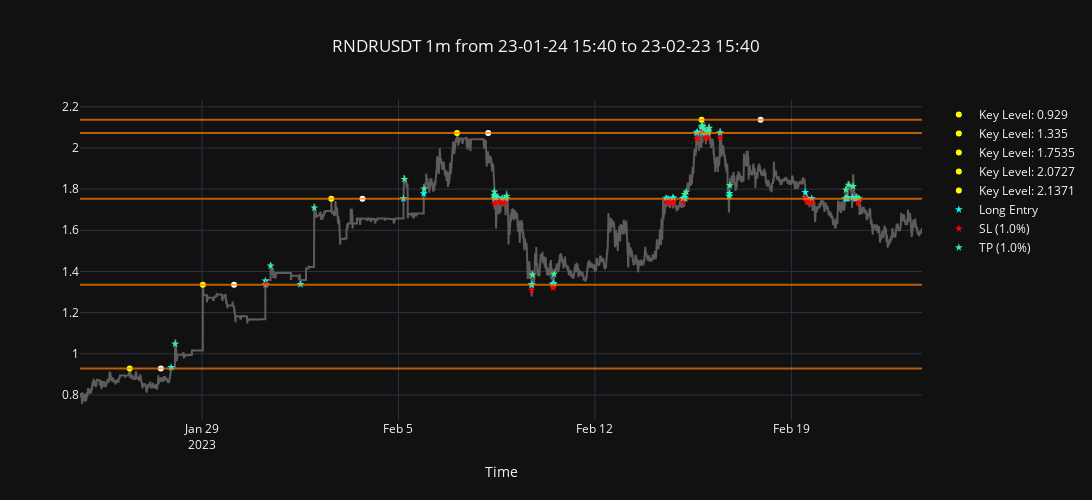
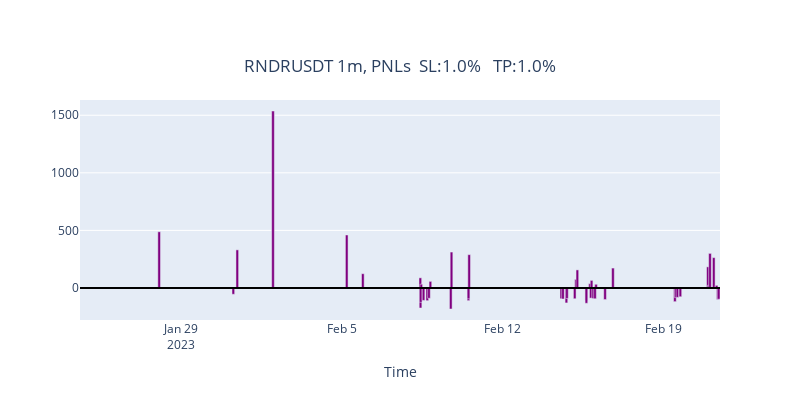
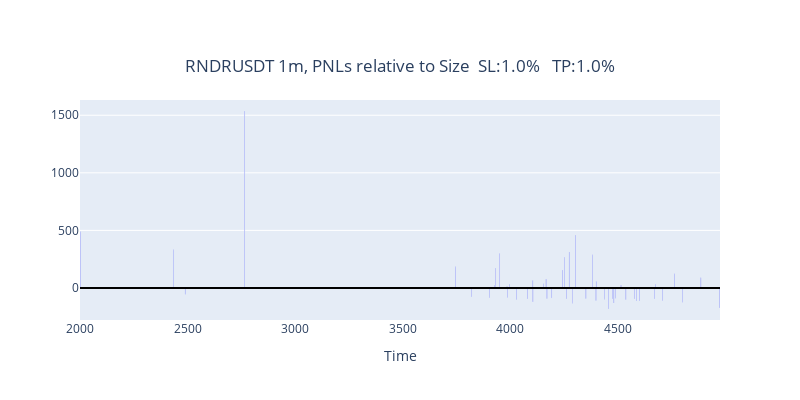
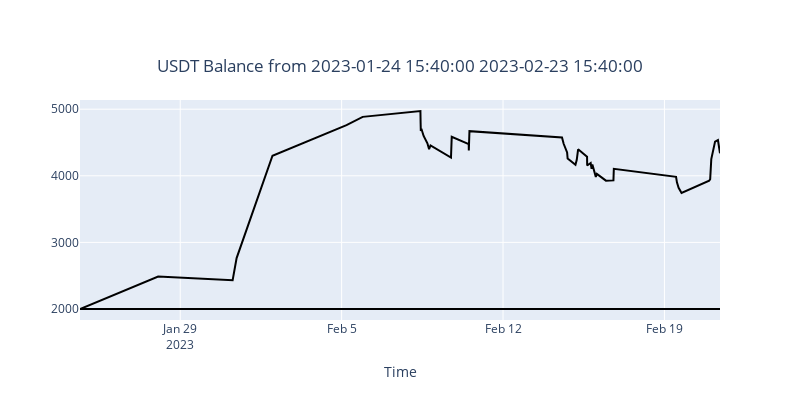

The notebook cell these images were saved under, in order:
### Code cell
tf_dynamic_run_w_grid_search(token='RNDRUSDT',rewind_time=30)
plot_gs_tf_dynamic()

### Figure 1 — Plotly figure (JSON) as saved in the notebook; plotly's stock layout.template omitted (floating-point values rounded to 4 significant figures; data arrays with more than 128 entries replaced by an {"elided": "..."} marker saying what was removed)
{"data": [{"line": {"color": "rgba(100, 100, 100, 0.9)"}, "showlegend": false, "type": "scatter", "x": {"elided": "43201 str values"}, "y": {"elided": "43201 float values"}}, {"marker": {"color": "yellow", "symbol": "circle"}, "mode": "markers", "name": "Key Level: 0.929", "type": "scatter", "x": ["2023-01-26 10:09:00"], "y": [0.929]}, {"marker": {"color": "yellow", "symbol": "circle"}, "mode": "markers", "name": "Key Level: 1.335", "type": "scatter", "x": ["2023-01-29 00:44:00"], "y": [1.335]}, {"marker": {"color": "yellow", "symbol": "circle"}, "mode": "markers", "name": "Key Level: 1.7535", "type": "scatter", "x": ["2023-02-02 14:31:00"], "y": [1.754]}, {"marker": {"color": "yellow", "symbol": "circle"}, "mode": "markers", "name": "Key Level: 2.0727", "type": "scatter", "x": ["2023-02-07 02:02:00"], "y": [2.073]}, {"marker": {"color": "yellow", "symbol": "circle"}, "mode": "markers", "name": "Key Level: 2.1371", "type": "scatter", "x": ["2023-02-15 19:11:00"], "y": [2.137]}, {"marker": {"color": "white", "symbol": "circle"}, "mode": "markers", "name": "Confirmation of local_top", "showlegend": false, "type": "scatter", "x": ["2023-01-27 12:50:00"], "y": [0.929]}, {"marker": {"color": "white", "symbol": "circle"}, "mode": "markers", "name": "Confirmation of local_top", "showlegend": false, "type": "scatter", "x": ["2023-01-30 03:25:00"], "y": [1.335]}, {"marker": {"color": "white", "symbol": "circle"}, "mode": "markers", "name": "Confirmation of local_top", "showlegend": false, "type": "scatter", "x": ["2023-02-03 17:12:00"], "y": [1.754]}, {"marker": {"color": "white", "symbol": "circle"}, "mode": "markers", "name": "Confirmation of local_top", "showlegend": false, "type": "scatter", "x": ["2023-02-08 04:44:00"], "y": [2.073]}, {"marker": {"color": "white", "symbol": "circle"}, "mode": "markers", "name": "Confirmation of local_top", "showlegend": false, "type": "scatter", "x": ["2023-02-17 21:41:00"], "y": [2.137]}, {"marker": {"color": "cyan", "symbol": "star"}, "mode": "markers", "name": "Long Entry", "type": "scatter", "x": ["2023-01-27 21:35:00", "2023-01-31 06:10:00", "2023-01-31 06:34:00", "2023-02-01 12:14:00", "2023-02-05 04:16:00", "2023-02-05 21:36:00", "2023-02-08 09:55:00", "2023-02-08 10:10:00", "2023-02-08 10:17:00", "2023-02-08 10:37:00", "2023-02-08 12:18:00", "2023-02-08 16:38:00", "2023-02-08 18:40:00", "2023-02-08 20:16:00", "2023-02-09 17:48:00", "2023-02-09 18:01:00", "2023-02-10 12:15:00", "2023-02-10 12:21:00", "2023-02-10 12:34:00", "2023-02-14 12:46:00", "2023-02-14 14:28:00", "2023-02-14 18:33:00", "2023-02-14 19:01:00", "2023-02-15 03:18:00", "2023-02-15 04:38:00", "2023-02-15 05:12:00", "2023-02-15 14:44:00", "2023-02-15 15:34:00", "2023-02-15 19:03:00", "2023-02-15 20:10:00", "2023-02-15 20:12:00", "2023-02-15 22:31:00", "2023-02-16 00:09:00", "2023-02-16 00:42:00", "2023-02-16 00:59:00", "2023-02-16 11:02:00", "2023-02-16 18:51:00", "2023-02-16 19:03:00", "2023-02-19 11:52:00", "2023-02-19 12:15:00", "2023-02-19 13:35:00", "2023-02-19 17:23:00", "2023-02-20 21:59:00", "2023-02-20 23:19:00", "2023-02-20 23:53:00", "2023-02-21 04:14:00", "2023-02-21 06:40:00", "2023-02-21 07:52:00", "2023-02-21 09:39:00"], "y": [0.934, 1.355, 1.336, 1.337, 1.754, 1.778, 1.77, 1.762, 1.754, 1.757, 1.76, 1.755, 1.754, 1.755, 1.337, 1.335, 1.336, 1.339, 1.343, 1.756, 1.754, 1.757, 1.758, 1.756, 1.759, 1.754, 2.073, 2.077, 2.098, 2.106, 2.075, 2.073, 2.074, 2.077, 2.087, 2.074, 1.766, 1.78, 1.784, 1.76, 1.755, 1.755, 1.754, 1.755, 1.754, 1.759, 1.754, 1.755, 1.756]}, {"marker": {"color": "red", "symbol": "star"}, "mode": "markers", "name": "SL (1.0%)", "type": "scatter", "x": ["2023-01-31 06:33:00", "2023-02-08 10:13:00", "2023-02-08 10:25:00", "2023-02-08 13:21:00", "2023-02-08 17:17:00", "2023-02-08 19:02:00", "2023-02-09 17:50:00", "2023-02-10 12:18:00", "2023-02-10 12:23:00", "2023-02-14 13:23:00", "2023-02-14 15:07:00", "2023-02-14 18:42:00", "2023-02-14 19:15:00", "2023-02-15 03:24:00", "2023-02-15 15:28:00", "2023-02-15 15:36:00", "2023-02-15 20:11:00", "2023-02-15 22:46:00", "2023-02-16 00:35:00", "2023-02-16 11:06:00", "2023-02-19 12:07:00", "2023-02-19 13:01:00", "2023-02-19 14:46:00", "2023-02-19 17:49:00", "2023-02-21 08:56:00", "2023-02-21 09:51:00"], "y": [1.34, 1.731, 1.731, 1.74, 1.734, 1.736, 1.309, 1.321, 1.325, 1.739, 1.735, 1.731, 1.74, 1.736, 2.047, 2.045, 2.083, 2.05, 2.05, 2.049, 1.759, 1.742, 1.737, 1.737, 1.736, 1.737]}, {"marker": {"color": "#3DED97", "symbol": "star"}, "mode": "markers", "name": "TP (1.0%)", "type": "scatter", "x": ["2023-01-28 01:02:00", "2023-01-31 10:41:00", "2023-02-02 00:01:00", "2023-02-05 05:05:00", "2023-02-05 21:55:00", "2023-02-08 10:01:00", "2023-02-08 11:00:00", "2023-02-08 20:32:00", "2023-02-09 18:36:00", "2023-02-10 13:03:00", "2023-02-15 04:45:00", "2023-02-15 06:09:00", "2023-02-15 19:14:00", "2023-02-15 21:00:00", "2023-02-16 00:53:00", "2023-02-16 01:41:00", "2023-02-16 18:56:00", "2023-02-16 19:20:00", "2023-02-20 22:35:00", "2023-02-20 23:38:00", "2023-02-21 00:47:00", "2023-02-21 04:43:00", "2023-02-21 07:42:00"], "y": [1.048, 1.427, 1.709, 1.848, 1.802, 1.787, 1.763, 1.766, 1.384, 1.387, 1.775, 1.786, 2.107, 2.092, 2.08, 2.096, 1.767, 1.818, 1.797, 1.76, 1.82, 1.813, 1.758]}], "layout": {"height": 500, "shapes": [{"line": {"color": "rgba(255, 128, 0, 0.7)"}, "type": "line", "x0": 0, "x1": 1, "xref": "x domain", "y0": 0.929, "y1": 0.929, "yref": "y"}, {"line": {"color": "rgba(255, 128, 0, 0.7)"}, "type": "line", "x0": 0, "x1": 1, "xref": "x domain", "y0": 1.335, "y1": 1.335, "yref": "y"}, {"line": {"color": "rgba(255, 128, 0, 0.7)"}, "type": "line", "x0": 0, "x1": 1, "xref": "x domain", "y0": 1.754, "y1": 1.754, "yref": "y"}, {"line": {"color": "rgba(255, 128, 0, 0.7)"}, "type": "line", "x0": 0, "x1": 1, "xref": "x domain", "y0": 2.073, "y1": 2.073, "yref": "y"}, {"line": {"color": "rgba(255, 128, 0, 0.7)"}, "type": "line", "x0": 0, "x1": 1, "xref": "x domain", "y0": 2.137, "y1": 2.137, "yref": "y"}], "title": {"text": "RNDRUSDT 1m from 23-01-24 15:40 to 23-02-23 15:40 ", "x": 0.5, "xanchor": "center", "y": 0.92, "yanchor": "top"}, "width": 1200, "xaxis": {"rangeslider": {"visible": false}, "title": {"text": "Time"}}}}

### Figure 2 — Plotly figure (JSON) as saved in the notebook; plotly's stock layout.template omitted (floating-point values rounded to 4 significant figures)
{"data": [{"marker": {"color": "purple"}, "name": "RNDRUSDT pnls", "type": "bar", "width": 10000000, "x": ["2023-01-24 15:40:00", "2023-01-28 01:02:00", "2023-01-31 06:33:00", "2023-01-31 10:41:00", "2023-02-02 00:01:00", "2023-02-05 05:05:00", "2023-02-05 21:55:00", "2023-02-08 10:01:00", "2023-02-08 10:13:00", "2023-02-08 10:25:00", "2023-02-08 11:00:00", "2023-02-08 13:21:00", "2023-02-08 17:17:00", "2023-02-08 19:02:00", "2023-02-08 20:32:00", "2023-02-09 17:50:00", "2023-02-09 18:36:00", "2023-02-10 12:18:00", "2023-02-10 12:23:00", "2023-02-10 13:03:00", "2023-02-14 13:23:00", "2023-02-14 15:07:00", "2023-02-14 18:42:00", "2023-02-14 19:15:00", "2023-02-15 03:24:00", "2023-02-15 04:45:00", "2023-02-15 06:09:00", "2023-02-15 15:28:00", "2023-02-15 15:36:00", "2023-02-15 19:14:00", "2023-02-15 20:11:00", "2023-02-15 21:00:00", "2023-02-15 22:46:00", "2023-02-16 00:35:00", "2023-02-16 00:53:00", "2023-02-16 01:41:00", "2023-02-16 11:06:00", "2023-02-16 18:56:00", "2023-02-16 19:20:00", "2023-02-19 12:07:00", "2023-02-19 13:01:00", "2023-02-19 14:46:00", "2023-02-19 17:49:00", "2023-02-20 22:35:00", "2023-02-20 23:38:00", "2023-02-21 00:47:00", "2023-02-21 04:43:00", "2023-02-21 07:42:00", "2023-02-21 08:56:00", "2023-02-21 09:51:00"], "y": [0, 488, -54.74, 330.9, 1537.0, 460.2, 123.8, 87.93, -174.1, -124.8, 32.72, -108.3, -110.4, -89.77, 57.18, -182.7, 311.9, -110.0, -93.97, 289.1, -93.4, -96.11, -129.9, -91.36, -93.7, 74.98, 156.9, -109.9, -132.9, 37.39, -88.03, 65.66, -91.73, -93.79, 11.95, 31.97, -100.7, 3.93, 173.0, -119.0, -83.69, -81.93, -76.39, 183.4, 23.56, 300.2, 263.5, 22.57, -99.8, -97.61]}], "layout": {"height": 400, "shapes": [{"line": {"color": "black"}, "type": "line", "x0": 0, "x1": 1, "xref": "x domain", "y0": 0, "y1": 0, "yref": "y"}], "title": {"text": "RNDRUSDT 1m, PNLs \tSL:1.0% \t TP:1.0% ", "x": 0.5, "xanchor": "center", "y": 0.85, "yanchor": "top"}, "width": 800, "xaxis": {"rangeslider": {"visible": false}, "title": {"text": "Time"}}}}

### Figure 3 — Plotly figure (JSON) as saved in the notebook; plotly's stock layout.template omitted (floating-point values rounded to 4 significant figures)
{"data": [{"marker": {"color": "blue"}, "name": "RNDRUSDT pnls", "type": "bar", "width": 2, "x": [2000, 2488, 2433.0, 2764.0, 4301.0, 4761.0, 4885.0, 4973.0, 4799.0, 4674.0, 4707.0, 4599.0, 4488.0, 4398.0, 4456.0, 4273.0, 4585.0, 4475.0, 4381.0, 4670.0, 4577.0, 4481.0, 4351.0, 4259.0, 4166.0, 4241.0, 4397.0, 4287.0, 4155.0, 4192.0, 4104.0, 4170.0, 4078.0, 3984.0, 3996.0, 4028.0, 3927.0, 3931.0, 4104.0, 3985.0, 3901.0, 3820.0, 3743.0, 3927.0, 3950.0, 4250.0, 4514.0, 4536.0, 4437.0], "y": [488, -54.74, 330.9, 1537.0, 460.2, 123.8, 87.93, -174.1, -124.8, 32.72, -108.3, -110.4, -89.77, 57.18, -182.7, 311.9, -110.0, -93.97, 289.1, -93.4, -96.11, -129.9, -91.36, -93.7, 74.98, 156.9, -109.9, -132.9, 37.39, -88.03, 65.66, -91.73, -93.79, 11.95, 31.97, -100.7, 3.93, 173.0, -119.0, -83.69, -81.93, -76.39, 183.4, 23.56, 300.2, 263.5, 22.57, -99.8, -97.61]}], "layout": {"height": 400, "shapes": [{"line": {"color": "black"}, "type": "line", "x0": 0, "x1": 1, "xref": "x domain", "y0": 0, "y1": 0, "yref": "y"}], "title": {"text": "RNDRUSDT 1m, PNLs relative to Size \tSL:1.0% \t TP:1.0% ", "x": 0.5, "xanchor": "center", "y": 0.85, "yanchor": "top"}, "width": 800, "xaxis": {"rangeslider": {"visible": false}, "title": {"text": "Time"}}}}

### Figure 4 — Plotly figure (JSON) as saved in the notebook; plotly's stock layout.template omitted (floating-point values rounded to 4 significant figures)
{"data": [{"line": {"color": "black"}, "type": "scatter", "x": ["2023-01-24 15:40:00", "2023-01-28 01:02:00", "2023-01-31 06:33:00", "2023-01-31 10:41:00", "2023-02-02 00:01:00", "2023-02-05 05:05:00", "2023-02-05 21:55:00", "2023-02-08 10:01:00", "2023-02-08 10:13:00", "2023-02-08 10:25:00", "2023-02-08 11:00:00", "2023-02-08 13:21:00", "2023-02-08 17:17:00", "2023-02-08 19:02:00", "2023-02-08 20:32:00", "2023-02-09 17:50:00", "2023-02-09 18:36:00", "2023-02-10 12:18:00", "2023-02-10 12:23:00", "2023-02-10 13:03:00", "2023-02-14 13:23:00", "2023-02-14 15:07:00", "2023-02-14 18:42:00", "2023-02-14 19:15:00", "2023-02-15 03:24:00", "2023-02-15 04:45:00", "2023-02-15 06:09:00", "2023-02-15 15:28:00", "2023-02-15 15:36:00", "2023-02-15 19:14:00", "2023-02-15 20:11:00", "2023-02-15 21:00:00", "2023-02-15 22:46:00", "2023-02-16 00:35:00", "2023-02-16 00:53:00", "2023-02-16 01:41:00", "2023-02-16 11:06:00", "2023-02-16 18:56:00", "2023-02-16 19:20:00", "2023-02-19 12:07:00", "2023-02-19 13:01:00", "2023-02-19 14:46:00", "2023-02-19 17:49:00", "2023-02-20 22:35:00", "2023-02-20 23:38:00", "2023-02-21 00:47:00", "2023-02-21 04:43:00", "2023-02-21 07:42:00", "2023-02-21 08:56:00", "2023-02-21 09:51:00"], "y": [2000, 2488, 2433.0, 2764.0, 4301.0, 4761.0, 4885.0, 4973.0, 4799.0, 4674.0, 4707.0, 4599.0, 4488.0, 4398.0, 4456.0, 4273.0, 4585.0, 4475.0, 4381.0, 4670.0, 4577.0, 4481.0, 4351.0, 4259.0, 4166.0, 4241.0, 4397.0, 4287.0, 4155.0, 4192.0, 4104.0, 4170.0, 4078.0, 3984.0, 3996.0, 4028.0, 3927.0, 3931.0, 4104.0, 3985.0, 3901.0, 3820.0, 3743.0, 3927.0, 3950.0, 4250.0, 4514.0, 4536.0, 4437.0, 4339.0]}], "layout": {"height": 400, "shapes": [{"line": {"color": "black"}, "type": "line", "x0": 0, "x1": 1, "xref": "x domain", "y0": 2000, "y1": 2000, "yref": "y"}], "title": {"text": "USDT Balance from 2023-01-24 15:40:00 2023-02-23 15:40:00 ", "x": 0.5, "xanchor": "center", "y": 0.85, "yanchor": "top"}, "width": 800, "xaxis": {"rangeslider": {"visible": false}, "title": {"text": "Time"}}}}
